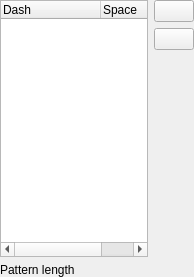
<?xml version="1.0" encoding="UTF-8"?>
<ui version="4.0">
 <class>QgsDashSpaceWidgetBase</class>
 <widget class="QgsPanelWidget" name="QgsDashSpaceWidgetBase">
  <property name="geometry">
   <rect>
    <x>0</x>
    <y>0</y>
    <width>194</width>
    <height>277</height>
   </rect>
  </property>
  <property name="windowTitle">
   <string>Dash Space Pattern</string>
  </property>
  <layout class="QGridLayout" name="gridLayout">
   <property name="leftMargin">
    <number>0</number>
   </property>
   <property name="topMargin">
    <number>0</number>
   </property>
   <property name="rightMargin">
    <number>0</number>
   </property>
   <property name="bottomMargin">
    <number>0</number>
   </property>
   <item row="0" column="1">
    <layout class="QVBoxLayout" name="verticalLayout">
     <item>
      <widget class="QPushButton" name="mAddButton">
       <property name="text">
        <string/>
       </property>
      </widget>
     </item>
     <item>
      <widget class="QPushButton" name="mRemoveButton">
       <property name="text">
        <string/>
       </property>
      </widget>
     </item>
     <item>
      <spacer name="verticalSpacer">
       <property name="orientation">
        <enum>Qt::Vertical</enum>
       </property>
       <property name="sizeHint" stdset="0">
        <size>
         <width>20</width>
         <height>245</height>
        </size>
       </property>
      </spacer>
     </item>
    </layout>
   </item>
   <item row="0" column="0">
    <widget class="QTreeWidget" name="mDashSpaceTreeWidget">
     <property name="columnCount">
      <number>2</number>
     </property>
     <column>
      <property name="text">
       <string>Dash</string>
      </property>
     </column>
     <column>
      <property name="text">
       <string>Space</string>
      </property>
     </column>
    </widget>
   </item>
   <item row="1" column="0" colspan="2">
    <layout class="QHBoxLayout" name="horizontalLayout" stretch="0,1">
     <property name="bottomMargin">
      <number>0</number>
     </property>
     <item>
      <widget class="QLabel" name="label">
       <property name="text">
        <string>Pattern length</string>
       </property>
      </widget>
     </item>
     <item>
      <widget class="QLabel" name="mPatternLengthLabel">
       <property name="text">
        <string/>
       </property>
       <property name="textInteractionFlags">
        <set>Qt::TextBrowserInteraction</set>
       </property>
      </widget>
     </item>
    </layout>
   </item>
  </layout>
 </widget>
 <customwidgets>
  <customwidget>
   <class>QgsPanelWidget</class>
   <extends>QWidget</extends>
   <header>qgspanelwidget.h</header>
   <container>1</container>
  </customwidget>
 </customwidgets>
 <resources/>
 <connections/>
</ui>
